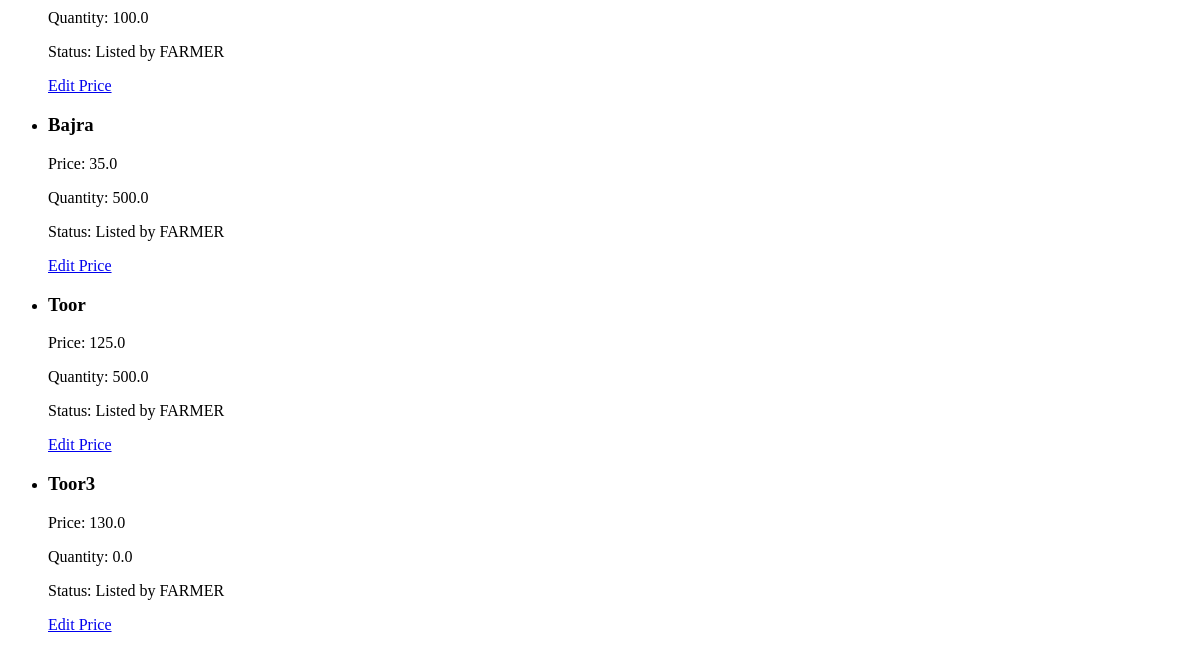
Before: /my-crops/ (signed in, lower part) with the older database file.
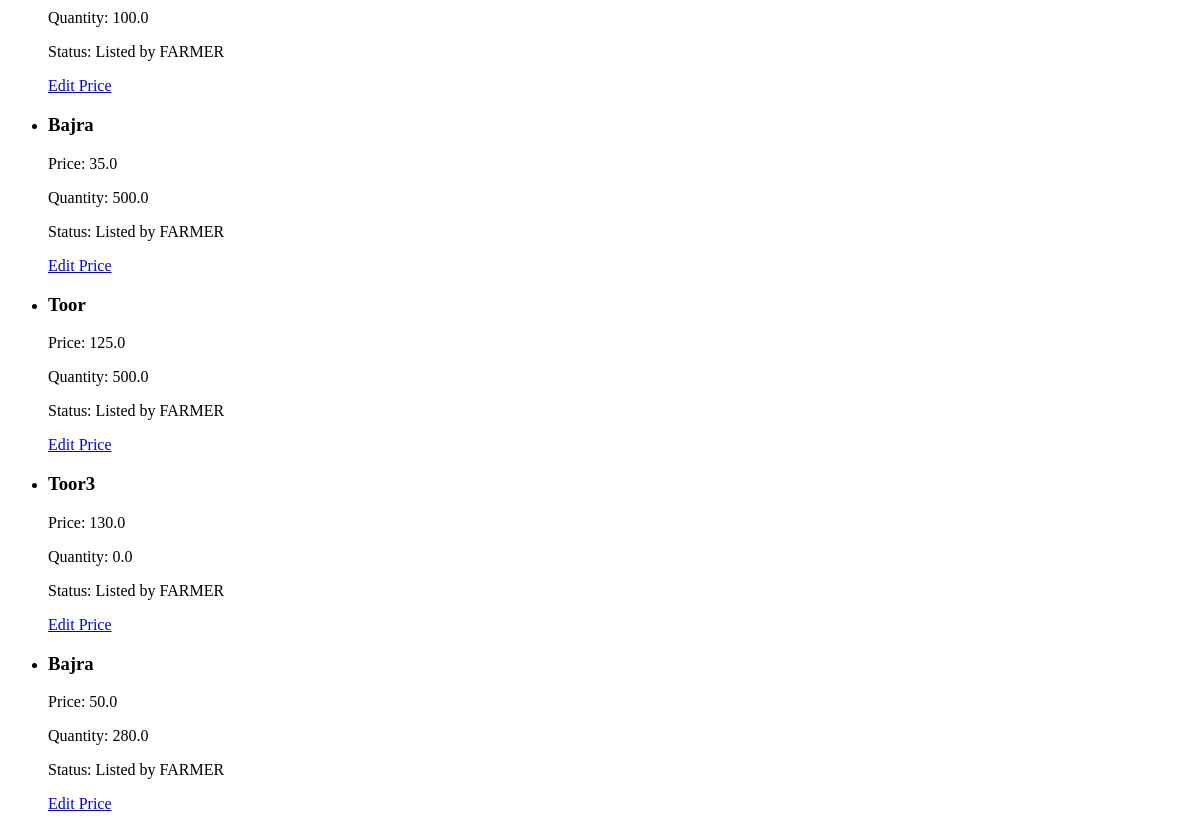
After: the same page with the newer database file.
### supply_chain/models.py (models this page shows, shortened)
class Crop(models.Model):
    name = models.CharField(max_length=100)
    quantity = models.FloatField()
    price = models.FloatField()  # Price for public visibility
    specific_user_price = models.FloatField(blank=True, null=True)  # Price for specific users
    current_owner = models.ForeignKey(settings.AUTH_USER_MODEL, on_delete=models.CASCADE, related_name='owned_crops')
    status = models.CharField(max_length=20, choices=[('listed', 'Listed'), ('sold', 'Sold')])
    current_stage = models.CharField(max_length=100, default='Listed by Farmer')
    transaction_hash = models.CharField(max_length=64, blank=True, null=True)
    allowed_users = models.ManyToManyField(settings.AUTH_USER_MODEL, related_name='allowed_crops', blank=True)
    visibility = models.CharField(max_length=10, choices=[('public', 'Public'), ('private', 'Private')], default='public')
    price_in_tokens = models.FloatField(blank=True, null=True, help_text='Optional: Price in tokens for the crop.')
    token_currency_enabled = models.BooleanField(default=False, help_text='Is token currency enabled for this crop?')

### supply_chain/views.py (the view)
# urls.py: path('my-crops/', my_crops, name='my_crops'),
@login_required
def my_crops(request):
    crops = Crop.objects.filter(current_owner=request.user)
    return render(request, 'my_crops.html', {'crops': crops})

### supply_chain/context_processors.py (called while the page is built)
def user_info(request):
    if request.user.is_authenticated:
        profile_picture_url = request.user.profile_picture.url if hasattr(request.user, 'profile_picture') and request.user.profile_picture else 'default_profile.png'
        return {
            'profile_name': request.user.username,
            'dp_url': profile_picture_url,
            'available_tokens': getattr(request.user, 'balance', 0),  # Assuming token_balance is an attribute of CustomUser
        }
    return {}

### supply_chain/templates/my_crops.html (shortened to what this page needs)
{% extends "base.html" %}
{% block content %}
  {% if crops %}
    <ul>
      {% for crop in crops %}
        <li>
          <h3>{{ crop.name }}</h3>
          <p>Price: {{ crop.price }}</p>
          <p>Quantity: {{ crop.quantity }}</p>
          <p>Status: {{ crop.current_stage }}</p>
          <a href="{% url 'edit_crop_price' crop.id %}">Edit Price</a>
        </li>
      {% endfor %}
    </ul>
  {% else %}
    <p>You have not listed any crops yet.</p>
  {% endif %}
{% endblock %}

Changed rows visible on the page:
added Crop: name "Bajra", price "50.0", quantity "280.0", current_stage "Listed by FARMER"
